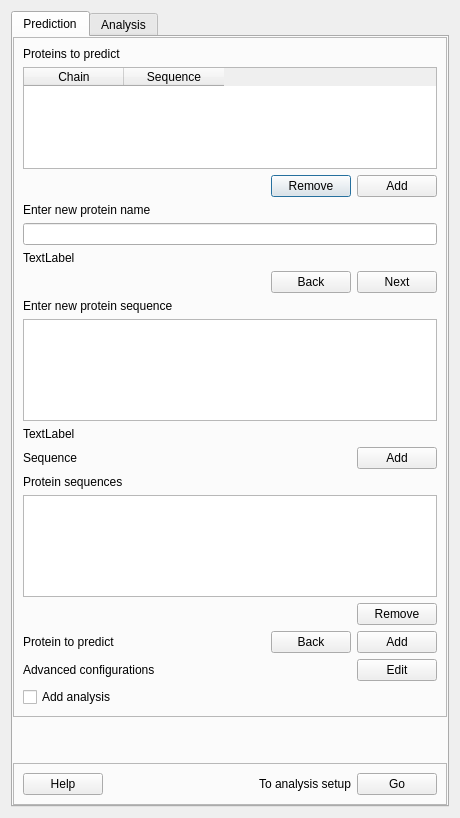
<?xml version="1.0" encoding="UTF-8"?>
<ui version="4.0">
 <class>Dialog</class>
 <widget class="QDialog" name="Dialog">
  <property name="geometry">
   <rect>
    <x>0</x>
    <y>0</y>
    <width>460</width>
    <height>818</height>
   </rect>
  </property>
  <property name="windowTitle">
   <string>Dialog</string>
  </property>
  <layout class="QVBoxLayout" name="verticalLayout">
   <item>
    <widget class="QTabWidget" name="tabWidget_2">
     <property name="currentIndex">
      <number>0</number>
     </property>
     <widget class="QWidget" name="tab_3">
      <attribute name="title">
       <string>Prediction</string>
      </attribute>
      <layout class="QVBoxLayout" name="verticalLayout_4">
       <property name="leftMargin">
        <number>0</number>
       </property>
       <property name="topMargin">
        <number>0</number>
       </property>
       <property name="rightMargin">
        <number>0</number>
       </property>
       <property name="bottomMargin">
        <number>0</number>
       </property>
       <item>
        <widget class="QFrame" name="frame">
         <property name="frameShape">
          <enum>QFrame::StyledPanel</enum>
         </property>
         <property name="frameShadow">
          <enum>QFrame::Raised</enum>
         </property>
         <layout class="QVBoxLayout" name="verticalLayout_3">
          <item>
           <layout class="QVBoxLayout" name="verticalLayout_123">
            <item>
             <layout class="QVBoxLayout" name="verticalLayout_124">
              <item>
               <widget class="QLabel" name="lbl_pred_analysis_multi_prot_to_predict">
                <property name="text">
                 <string>Proteins to predict</string>
                </property>
               </widget>
              </item>
              <item>
               <widget class="QTableWidget" name="table_pred_analysis_multi_prot_to_predict">
                <column>
                 <property name="text">
                  <string>Chain</string>
                 </property>
                </column>
                <column>
                 <property name="text">
                  <string>Sequence</string>
                 </property>
                </column>
               </widget>
              </item>
             </layout>
            </item>
            <item>
             <layout class="QHBoxLayout" name="horizontalLayout_108">
              <item>
               <spacer name="horizontalSpacer_83">
                <property name="orientation">
                 <enum>Qt::Horizontal</enum>
                </property>
                <property name="sizeHint" stdset="0">
                 <size>
                  <width>40</width>
                  <height>20</height>
                 </size>
                </property>
               </spacer>
              </item>
              <item>
               <widget class="QPushButton" name="btn_pred_analysis_multi_prot_to_predict_remove">
                <property name="text">
                 <string>Remove</string>
                </property>
               </widget>
              </item>
              <item>
               <widget class="QPushButton" name="btn_pred_analysis_multi_prot_to_predict_add">
                <property name="text">
                 <string>Add</string>
                </property>
               </widget>
              </item>
             </layout>
            </item>
           </layout>
          </item>
          <item>
           <layout class="QVBoxLayout" name="verticalLayout_127">
            <item>
             <layout class="QVBoxLayout" name="verticalLayout_128">
              <item>
               <widget class="QLabel" name="lbl_pred_analysis_multi_prot_name">
                <property name="text">
                 <string>Enter new protein name</string>
                </property>
               </widget>
              </item>
              <item>
               <widget class="QLineEdit" name="txt_pred_analysis_multi_prot_name"/>
              </item>
              <item>
               <widget class="QLabel" name="lbl_pred_analysis_multi_prot_name_status">
                <property name="text">
                 <string>TextLabel</string>
                </property>
               </widget>
              </item>
             </layout>
            </item>
            <item>
             <layout class="QHBoxLayout" name="horizontalLayout_111">
              <item>
               <spacer name="horizontalSpacer_86">
                <property name="orientation">
                 <enum>Qt::Horizontal</enum>
                </property>
                <property name="sizeHint" stdset="0">
                 <size>
                  <width>40</width>
                  <height>20</height>
                 </size>
                </property>
               </spacer>
              </item>
              <item>
               <widget class="QPushButton" name="btn_pred_analysis_multi_back">
                <property name="text">
                 <string>Back</string>
                </property>
               </widget>
              </item>
              <item>
               <widget class="QPushButton" name="btn_pred_analysis_multi_next">
                <property name="text">
                 <string>Next</string>
                </property>
               </widget>
              </item>
             </layout>
            </item>
           </layout>
          </item>
          <item>
           <layout class="QVBoxLayout" name="verticalLayout_125">
            <item>
             <layout class="QVBoxLayout" name="verticalLayout_126">
              <item>
               <widget class="QLabel" name="lbl_pred_analysis_multi_prot_seq">
                <property name="text">
                 <string>Enter new protein sequence</string>
                </property>
               </widget>
              </item>
              <item>
               <widget class="QTextEdit" name="txt_pred_analysis_multi_prot_seq"/>
              </item>
              <item>
               <widget class="QLabel" name="lbl_pred_analysis_multi_prot_seq_status">
                <property name="text">
                 <string>TextLabel</string>
                </property>
               </widget>
              </item>
             </layout>
            </item>
            <item>
             <layout class="QHBoxLayout" name="horizontalLayout_110">
              <item>
               <widget class="QLabel" name="lbl_pred_multi_prot_seq_add_2">
                <property name="text">
                 <string>Sequence</string>
                </property>
               </widget>
              </item>
              <item>
               <spacer name="horizontalSpacer_85">
                <property name="orientation">
                 <enum>Qt::Horizontal</enum>
                </property>
                <property name="sizeHint" stdset="0">
                 <size>
                  <width>40</width>
                  <height>20</height>
                 </size>
                </property>
               </spacer>
              </item>
              <item>
               <widget class="QPushButton" name="btn_pred_analysis_multi_prot_seq_add">
                <property name="text">
                 <string>Add</string>
                </property>
               </widget>
              </item>
             </layout>
            </item>
           </layout>
          </item>
          <item>
           <layout class="QVBoxLayout" name="verticalLayout_121">
            <item>
             <layout class="QVBoxLayout" name="verticalLayout_122">
              <item>
               <widget class="QLabel" name="lbl_pred_analysis_multi_prot_seq_overview">
                <property name="text">
                 <string>Protein sequences</string>
                </property>
               </widget>
              </item>
              <item>
               <widget class="QListWidget" name="list_pred_analysis_multi_prot_seq_overview"/>
              </item>
             </layout>
            </item>
            <item>
             <layout class="QHBoxLayout" name="horizontalLayout_106">
              <item>
               <spacer name="horizontalSpacer_81">
                <property name="orientation">
                 <enum>Qt::Horizontal</enum>
                </property>
                <property name="sizeHint" stdset="0">
                 <size>
                  <width>40</width>
                  <height>20</height>
                 </size>
                </property>
               </spacer>
              </item>
              <item>
               <widget class="QPushButton" name="btn_pred_analysis_multi_prot_seq_overview_remove">
                <property name="text">
                 <string>Remove</string>
                </property>
               </widget>
              </item>
             </layout>
            </item>
           </layout>
          </item>
          <item>
           <layout class="QHBoxLayout" name="horizontalLayout_107">
            <item>
             <widget class="QLabel" name="lbl_pred_analysis_multi_prot_to_predict_2">
              <property name="text">
               <string>Protein to predict</string>
              </property>
             </widget>
            </item>
            <item>
             <spacer name="horizontalSpacer_82">
              <property name="orientation">
               <enum>Qt::Horizontal</enum>
              </property>
              <property name="sizeHint" stdset="0">
               <size>
                <width>40</width>
                <height>20</height>
               </size>
              </property>
             </spacer>
            </item>
            <item>
             <widget class="QPushButton" name="btn_pred_analysis_multi_back_2">
              <property name="text">
               <string>Back</string>
              </property>
             </widget>
            </item>
            <item>
             <widget class="QPushButton" name="btn_pred_analysis_multi_prot_to_predict_add_2">
              <property name="text">
               <string>Add</string>
              </property>
             </widget>
            </item>
           </layout>
          </item>
          <item>
           <layout class="QHBoxLayout" name="horizontalLayout_112">
            <item>
             <widget class="QLabel" name="lbl_pred_analysis_multi_advanced_config">
              <property name="text">
               <string>Advanced configurations</string>
              </property>
             </widget>
            </item>
            <item>
             <spacer name="horizontalSpacer_87">
              <property name="orientation">
               <enum>Qt::Horizontal</enum>
              </property>
              <property name="sizeHint" stdset="0">
               <size>
                <width>40</width>
                <height>20</height>
               </size>
              </property>
             </spacer>
            </item>
            <item>
             <widget class="QPushButton" name="btn_pred_analysis_multi_advanced_config">
              <property name="text">
               <string>Edit</string>
              </property>
             </widget>
            </item>
           </layout>
          </item>
          <item>
           <widget class="QCheckBox" name="checkbox_add_analysis">
            <property name="text">
             <string>Add analysis</string>
            </property>
           </widget>
          </item>
         </layout>
        </widget>
       </item>
       <item>
        <spacer name="verticalSpacer_19">
         <property name="orientation">
          <enum>Qt::Vertical</enum>
         </property>
         <property name="sizeType">
          <enum>QSizePolicy::MinimumExpanding</enum>
         </property>
         <property name="sizeHint" stdset="0">
          <size>
           <width>20</width>
           <height>40</height>
          </size>
         </property>
        </spacer>
       </item>
       <item>
        <widget class="QFrame" name="frame_bottom">
         <property name="frameShape">
          <enum>QFrame::StyledPanel</enum>
         </property>
         <property name="frameShadow">
          <enum>QFrame::Raised</enum>
         </property>
         <layout class="QVBoxLayout" name="verticalLayout_2">
          <item>
           <layout class="QHBoxLayout" name="horizontalLayout">
            <item>
             <widget class="QPushButton" name="btn_help">
              <property name="text">
               <string>Help</string>
              </property>
             </widget>
            </item>
            <item>
             <spacer name="horizontalSpacer_84">
              <property name="orientation">
               <enum>Qt::Horizontal</enum>
              </property>
              <property name="sizeHint" stdset="0">
               <size>
                <width>40</width>
                <height>20</height>
               </size>
              </property>
             </spacer>
            </item>
            <item>
             <widget class="QLabel" name="lbl_pred_analysis_multi_to_analysis_setup">
              <property name="text">
               <string>To analysis setup</string>
              </property>
             </widget>
            </item>
            <item>
             <widget class="QPushButton" name="btn_pred_analysis_multi_go_analysis_setup">
              <property name="text">
               <string>Go</string>
              </property>
             </widget>
            </item>
           </layout>
          </item>
         </layout>
        </widget>
       </item>
      </layout>
     </widget>
     <widget class="QWidget" name="tab_4">
      <attribute name="title">
       <string>Analysis</string>
      </attribute>
      <layout class="QVBoxLayout" name="verticalLayout_7">
       <property name="leftMargin">
        <number>0</number>
       </property>
       <property name="topMargin">
        <number>0</number>
       </property>
       <property name="rightMargin">
        <number>0</number>
       </property>
       <property name="bottomMargin">
        <number>0</number>
       </property>
       <item>
        <widget class="QFrame" name="frame_3">
         <property name="frameShape">
          <enum>QFrame::StyledPanel</enum>
         </property>
         <property name="frameShadow">
          <enum>QFrame::Raised</enum>
         </property>
         <layout class="QVBoxLayout" name="verticalLayout_6">
          <item>
           <layout class="QVBoxLayout" name="verticalLayout_131">
            <item>
             <widget class="QLabel" name="lbl_pred_analysis_multi_overview">
              <property name="text">
               <string>Protein structure analysis'</string>
              </property>
             </widget>
            </item>
            <item>
             <widget class="QListWidget" name="list_pred_analysis_multi_overview">
              <property name="sizePolicy">
               <sizepolicy hsizetype="Expanding" vsizetype="Expanding">
                <horstretch>0</horstretch>
                <verstretch>0</verstretch>
               </sizepolicy>
              </property>
              <property name="minimumSize">
               <size>
                <width>0</width>
                <height>0</height>
               </size>
              </property>
              <property name="maximumSize">
               <size>
                <width>16777215</width>
                <height>16777215</height>
               </size>
              </property>
             </widget>
            </item>
            <item>
             <layout class="QHBoxLayout" name="horizontalLayout_116">
              <item>
               <spacer name="horizontalSpacer_91">
                <property name="orientation">
                 <enum>Qt::Horizontal</enum>
                </property>
                <property name="sizeHint" stdset="0">
                 <size>
                  <width>40</width>
                  <height>20</height>
                 </size>
                </property>
               </spacer>
              </item>
              <item>
               <widget class="QPushButton" name="btn_pred_analysis_multi_remove">
                <property name="text">
                 <string>Remove</string>
                </property>
               </widget>
              </item>
              <item>
               <widget class="QPushButton" name="btn_pred_analysis_multi_add">
                <property name="text">
                 <string>Add</string>
                </property>
               </widget>
              </item>
             </layout>
            </item>
           </layout>
          </item>
          <item>
           <layout class="QHBoxLayout" name="horizontalLayout_118">
            <item>
             <layout class="QVBoxLayout" name="verticalLayout_132">
              <item>
               <widget class="QLabel" name="lbl_pred_analysis_multi_prot_struct_1">
                <property name="text">
                 <string>Protein structure 1</string>
                </property>
                <property name="alignment">
                 <set>Qt::AlignCenter</set>
                </property>
               </widget>
              </item>
              <item>
               <widget class="QComboBox" name="box_pred_analysis_multi_prot_struct_1"/>
              </item>
             </layout>
            </item>
            <item>
             <widget class="QLabel" name="lbl_analysis_batch_vs_3">
              <property name="text">
               <string>vs.</string>
              </property>
              <property name="alignment">
               <set>Qt::AlignCenter</set>
              </property>
             </widget>
            </item>
            <item>
             <layout class="QVBoxLayout" name="verticalLayout_133">
              <item>
               <widget class="QLabel" name="lbl_pred_analysis_multi_prot_struct_2">
                <property name="text">
                 <string>Protein structure 2</string>
                </property>
                <property name="alignment">
                 <set>Qt::AlignCenter</set>
                </property>
               </widget>
              </item>
              <item>
               <widget class="QComboBox" name="box_pred_analysis_multi_prot_struct_2"/>
              </item>
             </layout>
            </item>
           </layout>
          </item>
          <item>
           <layout class="QHBoxLayout" name="horizontalLayout_113">
            <item>
             <spacer name="horizontalSpacer_88">
              <property name="orientation">
               <enum>Qt::Horizontal</enum>
              </property>
              <property name="sizeHint" stdset="0">
               <size>
                <width>40</width>
                <height>20</height>
               </size>
              </property>
             </spacer>
            </item>
            <item>
             <widget class="QPushButton" name="btn_pred_analysis_multi_back_3">
              <property name="text">
               <string>Back</string>
              </property>
             </widget>
            </item>
            <item>
             <widget class="QPushButton" name="btn_pred_analysis_multi_next_2">
              <property name="text">
               <string>Next</string>
              </property>
             </widget>
            </item>
           </layout>
          </item>
          <item>
           <layout class="QVBoxLayout" name="verticalLayout_134">
            <item>
             <widget class="QLabel" name="lbl_pred_analysis_multi_ref_chains">
              <property name="text">
               <string>Select chains in protein structure 1</string>
              </property>
             </widget>
            </item>
            <item>
             <widget class="QListWidget" name="list_pred_analysis_multi_ref_chains">
              <property name="minimumSize">
               <size>
                <width>0</width>
                <height>0</height>
               </size>
              </property>
              <property name="maximumSize">
               <size>
                <width>16777215</width>
                <height>16777215</height>
               </size>
              </property>
             </widget>
            </item>
           </layout>
          </item>
          <item>
           <layout class="QHBoxLayout" name="horizontalLayout_114">
            <item>
             <spacer name="horizontalSpacer_89">
              <property name="orientation">
               <enum>Qt::Horizontal</enum>
              </property>
              <property name="sizeHint" stdset="0">
               <size>
                <width>40</width>
                <height>20</height>
               </size>
              </property>
             </spacer>
            </item>
            <item>
             <widget class="QPushButton" name="btn_pred_analysis_multi_back_4">
              <property name="text">
               <string>Back</string>
              </property>
             </widget>
            </item>
            <item>
             <widget class="QPushButton" name="btn_pred_analysis_multi_next_3">
              <property name="text">
               <string>Next</string>
              </property>
             </widget>
            </item>
           </layout>
          </item>
          <item>
           <layout class="QVBoxLayout" name="verticalLayout_130">
            <item>
             <widget class="QLabel" name="lbl_pred_analysis_multi_model_chains">
              <property name="text">
               <string>Select chains in protein structure 2</string>
              </property>
             </widget>
            </item>
            <item>
             <widget class="QListWidget" name="list_pred_analysis_multi_model_chains">
              <property name="minimumSize">
               <size>
                <width>0</width>
                <height>0</height>
               </size>
              </property>
              <property name="maximumSize">
               <size>
                <width>16777215</width>
                <height>16777215</height>
               </size>
              </property>
             </widget>
            </item>
           </layout>
          </item>
          <item>
           <layout class="QHBoxLayout" name="horizontalLayout_115">
            <item>
             <spacer name="horizontalSpacer_90">
              <property name="orientation">
               <enum>Qt::Horizontal</enum>
              </property>
              <property name="sizeHint" stdset="0">
               <size>
                <width>40</width>
                <height>20</height>
               </size>
              </property>
             </spacer>
            </item>
            <item>
             <widget class="QPushButton" name="btn_pred_analysis_multi_back_5">
              <property name="text">
               <string>Back</string>
              </property>
             </widget>
            </item>
            <item>
             <widget class="QPushButton" name="btn_pred_analysis_multi_next_4">
              <property name="text">
               <string>Next</string>
              </property>
             </widget>
            </item>
           </layout>
          </item>
         </layout>
        </widget>
       </item>
       <item>
        <spacer name="verticalSpacer_20">
         <property name="orientation">
          <enum>Qt::Vertical</enum>
         </property>
         <property name="sizeType">
          <enum>QSizePolicy::MinimumExpanding</enum>
         </property>
         <property name="sizeHint" stdset="0">
          <size>
           <width>20</width>
           <height>40</height>
          </size>
         </property>
        </spacer>
       </item>
       <item>
        <widget class="QFrame" name="frame_bottom_2">
         <property name="frameShape">
          <enum>QFrame::StyledPanel</enum>
         </property>
         <property name="frameShadow">
          <enum>QFrame::Raised</enum>
         </property>
         <layout class="QVBoxLayout" name="verticalLayout_5">
          <item>
           <layout class="QHBoxLayout" name="horizontalLayout_2">
            <item>
             <widget class="QPushButton" name="btn_help_2">
              <property name="text">
               <string>Help</string>
              </property>
             </widget>
            </item>
            <item>
             <spacer name="horizontalSpacer_92">
              <property name="orientation">
               <enum>Qt::Horizontal</enum>
              </property>
              <property name="sizeHint" stdset="0">
               <size>
                <width>40</width>
                <height>20</height>
               </size>
              </property>
             </spacer>
            </item>
            <item>
             <widget class="QPushButton" name="btn_pred_analysis_multi_back_pred_setup">
              <property name="text">
               <string>Back</string>
              </property>
             </widget>
            </item>
            <item>
             <widget class="QPushButton" name="btn_pred_analysis_multi_start">
              <property name="text">
               <string>Start</string>
              </property>
             </widget>
            </item>
           </layout>
          </item>
         </layout>
        </widget>
       </item>
      </layout>
     </widget>
    </widget>
   </item>
  </layout>
 </widget>
 <resources/>
 <connections/>
</ui>
